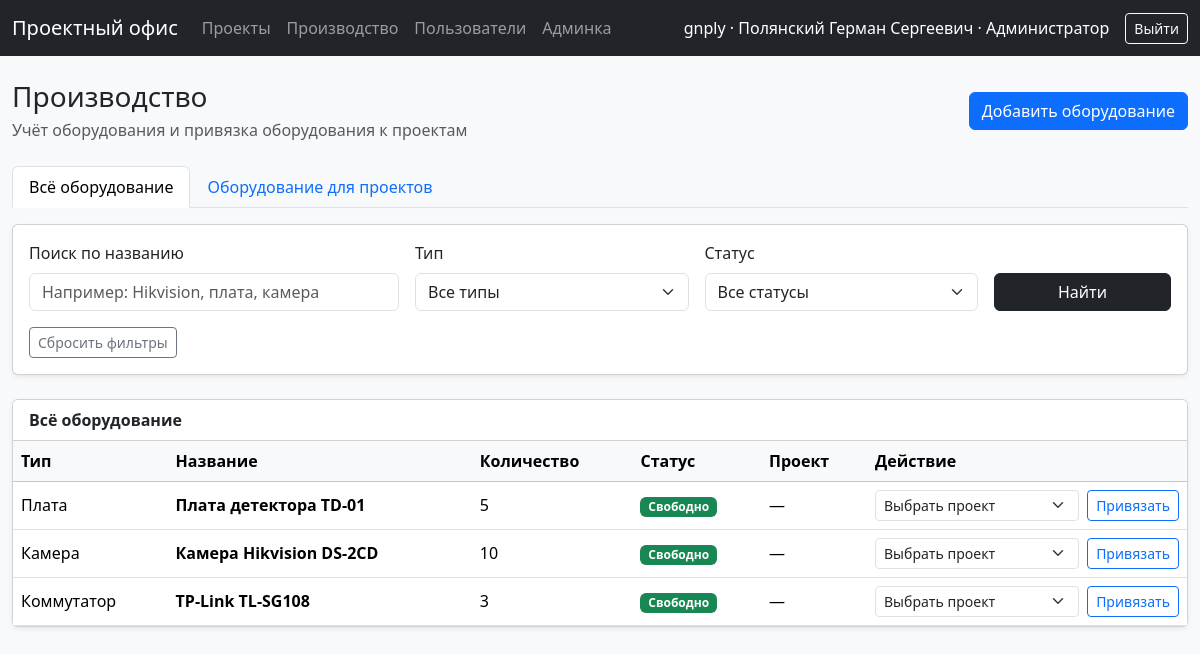
The app's page /production/ (signed in) with its own data.
### accounts/models.py (models this page shows, shortened)
class Profile(models.Model):
    class Role(models.TextChoices):
        ADMIN = "admin", "Администратор"
        PROJECT_MANAGER = "project_manager", "Руководитель проекта"
        IMPLEMENTER = "implementer", "Внедренец"
        ENGINEER = "engineer", "Инженер"
        GUEST = "guest", "Гость"
    user = models.OneToOneField(
        User,
        on_delete=models.CASCADE,
        related_name="profile",
        verbose_name="Пользователь"
    )
    full_name = models.CharField(
        "ФИО",
        max_length=255,
        blank=True
    )
    role = models.CharField(
        "Роль",
        max_length=30,
        choices=Role.choices,
        default=Role.GUEST
    )
    is_blocked = models.BooleanField(
        "Заблокирован",
        default=False
    )
    created_at = models.DateTimeField(
        "Дата создания",
        auto_now_add=True
    )
    class Meta:
        verbose_name = "Профиль пользователя"
        verbose_name_plural = "Профили пользователей"

### equipment/models.py (models this page shows, shortened)
class ProductionEquipment(models.Model):
    class ProductionType(models.TextChoices):
        BOARD = "board", "Плата"
        CAMERA = "camera", "Камера"
        SWITCH = "switch", "Коммутатор"
        POWER_SUPPLY = "power_supply", "БП"
    class Status(models.TextChoices):
        FREE = "free", "Свободно"
        ORDERED = "ordered", "Заказ"
        RESERVED = "reserved", "Бронь"
        ATTACHED = "attached", "Привязано"
    production_type = models.CharField(
        "Тип",
        max_length=30,
        choices=ProductionType.choices
    )
    name = models.CharField(
        "Название",
        max_length=255
    )
    quantity = models.PositiveIntegerField(
        "Количество",
        default=1
    )
    status = models.CharField(
        "Статус",
        max_length=30,
        choices=Status.choices,
        default=Status.FREE
    )
    project = models.ForeignKey(
        "projects.Project",
        on_delete=models.SET_NULL,
        related_name="production_equipment",
        verbose_name="Проект",
        null=True,
        blank=True
    )
    created_at = models.DateTimeField(
        "Дата добавления",
        auto_now_add=True
    )
    class Meta:
        verbose_name = "Оборудование производства"
        verbose_name_plural = "Оборудование производства"
        ordering = ["production_type", "name"]

### projects/views.py (the view)
@login_required
def production_dashboard(request):
    if not can_access_production(request.user):
        messages.error(request, "У вас нет прав на доступ к модулю «Производство».")
        return redirect("project_list")
    equipment_items = ProductionEquipment.objects.select_related("project").all()
    production_type = request.GET.get("production_type")
    status = request.GET.get("status")
    q = request.GET.get("q")
    if production_type:
        equipment_items = equipment_items.filter(production_type=production_type)
    if status:
        equipment_items = equipment_items.filter(status=status)
    if q:
        equipment_items = equipment_items.filter(name__icontains=q)
    projects = (
        Project.objects
        .select_related("city", "status")
        .prefetch_related("equipment_items", "production_equipment")
        .all()
    )
    context = {
        "equipment_items": equipment_items,
        "projects": projects,
        "production_type_choices": ProductionEquipment.ProductionType.choices,
        "status_choices": ProductionEquipment.Status.choices,
    }
    return render(request, "projects/production_dashboard.html", context)

### accounts/permissions.py (called while the page is built)
def is_admin(user):
    return (
        user.is_authenticated
        and (
            user.is_superuser
            or get_user_role(user) == Profile.Role.ADMIN
        )
    )

def can_access_production(user):
    if is_admin(user):
        return True
    if is_engineer(user):
        return True
    return False

### projects/templates/projects/production_dashboard.html (shortened to what this page needs)
{% extends "base.html" %}
{% block content %}
<div class="d-flex justify-content-between align-items-center mb-4">
    <div>
        <h1 class="h3 mb-1">Производство</h1>
        <p class="text-muted mb-0">
            Учёт оборудования и привязка оборудования к проектам
        </p>
    </div>
    <a href="{% url 'add_production_equipment' %}" class="btn btn-primary">
        Добавить оборудование
    </a>
</div>
<ul class="nav nav-tabs mb-3" id="productionTabs" role="tablist">
    <li class="nav-item" role="presentation">
        <button class="nav-link active" id="all-equipment-tab" data-bs-toggle="tab"
                data-bs-target="#all-equipment" type="button" role="tab">
            Всё оборудование
        </button>
    </li>
    <li class="nav-item" role="presentation">
        <button class="nav-link" id="projects-equipment-tab" data-bs-toggle="tab"
                data-bs-target="#projects-equipment" type="button" role="tab">
            Оборудование для проектов
        </button>
    </li>
</ul>
<div class="tab-content">
    <div class="tab-pane fade show active" id="all-equipment" role="tabpanel">
        <div class="card shadow-sm mb-4">
            <div class="card-body">
                <form method="get" class="row g-3">
                    <div class="col-md-4">
                        <label class="form-label">Поиск по названию</label>
                        <input type="text" name="q" value="{{ request.GET.q }}"
                               class="form-control" placeholder="Например: Hikvision, плата, камера">
                    </div>
                    <div class="col-md-3">
                        <label class="form-label">Тип</label>
                        <select name="production_type" class="form-select">
                            <option value="">Все типы</option>
                        </select>
                    </div>
                    <div class="col-md-3">
                        <label class="form-label">Статус</label>
                        <select name="status" class="form-select">
                            <option value="">Все статусы</option>
                        </select>
                    </div>
                    <div class="col-md-2 d-flex align-items-end">
                        <button class="btn btn-dark w-100" type="submit">
                            Найти
                        </button>
                    </div>
                    <div class="col-12">
                        <a href="{% url 'production_dashboard' %}" class="btn btn-outline-secondary btn-sm">
                            Сбросить фильтры
                        </a>
                    </div>
                </form>
            </div>
        </div>
        <div class="card shadow-sm">
            <div class="card-header bg-white">
                <strong>Всё оборудование</strong>
            </div>
            <div class="card-body p-0">
                <table class="table table-hover align-middle mb-0">
                    <thead class="table-light">
                        <tr>
                            <th>Тип</th>
                            <th>Название</th>
                            <th>Количество</th>
                            <th>Статус</th>
                            <th>Проект</th>
                            <th style="width: 320px;">Действие</th>
                        </tr>
                    </thead>
                    <tbody>
                        {% for item in equipment_items %}
                            <tr>
                                <td>{{ item.get_production_type_display }}</td>
                                <td>
                                    <strong>{{ item.name }}</strong>
                                </td>
                                <td>{{ item.quantity }}</td>
                                <td>
                                    {% if item.status == "free" %}
                                        <span class="badge bg-success">{{ item.get_status_display }}</span>
                                    {% elif item.status == "ordered" %}
                                        <span class="badge bg-warning text-dark">{{ item.get_status_display }}</span>
                                    {% elif item.status == "reserved" %}
                                        <span class="badge bg-secondary">{{ item.get_status_display }}</span>
                                    {% elif item.status == "attached" %}
                                        <span class="badge bg-primary">{{ item.get_status_display }}</span>
                                    {% else %}
                                        {{ item.get_status_display }}
                                    {% endif %}
                                </td>
                                <td>
                                    {% if item.project %}
                                        <a href="{% url 'project_detail' item.project.id %}">
                                            {{ item.project.title }}
                                        </a>
                                    {% else %}
                                        —
                                    {% endif %}
                                </td>
                                <td>
                                    {% if item.status == "attached" %}
                                        <a href="{% url 'detach_production_equipment' item.id %}"
                                           class="btn btn-outline-danger btn-sm">
                                            Отвязать
                                        </a>
                                    {% else %}
                                        <form method="post"
                                              action="{% url 'attach_production_equipment' item.id %}"
                                              class="d-flex gap-2">
                                            <select name="project" class="form-select form-select-sm" required>
                                                <option value="">Выбрать проект</option>
                                            </select>
                                            <button class="btn btn-outline-primary btn-sm" type="submit">
                                                Привязать
                                            </button>
                                        </form>
                                    {% endif %}
                                </td>
                            </tr>
                        {% empty %}
                            <tr>
                                <td colspan="6" class="text-center text-muted py-4">
                                    Оборудование производства пока не добавлено
                                </td>
                            </tr>
                        {% endfor %}
                    </tbody>
                </table>
            </div>
        </div>
    </div>
</div>
{% endblock %}

### templates/base.html (shortened to what this page needs)
<!doctype html>
<html lang="ru">
<head>
    <link href="https://cdn.jsdelivr.net/npm/bootstrap@5.3.3/dist/css/bootstrap.min.css" rel="stylesheet">
</head>
<body class="bg-light">
<nav class="navbar navbar-expand-lg navbar-dark bg-dark">
    <div class="container-fluid">
        <a class="navbar-brand" href="{% url 'project_list' %}">
            Проектный офис
        </a>
        <div class="collapse navbar-collapse">
            <ul class="navbar-nav me-auto">
                {% if user.is_authenticated %}
                <li class="nav-item">
                    <a class="nav-link" href="{% url 'project_list' %}">
                        Проекты
                    </a>
                </li>
                {% if user.is_superuser or user.profile.role == "admin" or user.profile.role == "engineer" %}
                <li class="nav-item">
                    <a class="nav-link" href="{% url 'production_dashboard' %}">
                        Производство
                    </a>
                </li>
                {% endif %}
                {% if user.is_superuser or user.profile.role == "admin" %}
                <li class="nav-item">
                    <a class="nav-link" href="{% url 'user_list' %}">
                        Пользователи
                    </a>
                </li>
                <li class="nav-item">
                    <a class="nav-link" href="/admin/">
                        Админка
                    </a>
                </li>
                {% endif %}
                {% endif %}
            </ul>
            {% if user.is_authenticated %}
            <span class="navbar-text text-white me-3">
                    {{ user.username }}
                    {% if user.profile.full_name %}
                        · {{ user.profile.full_name }}
                    {% endif %}
                    {% if user.profile.role %}
                        · {{ user.profile.get_role_display }}
                    {% endif %}
                </span>
            <a class="btn btn-outline-light btn-sm" href="{% url 'logout' %}">
                Выйти
            </a>
            {% else %}
            <a class="btn btn-outline-light btn-sm" href="{% url 'login' %}">
                Войти
            </a>
            {% endif %}
        </div>
    </div>
</nav>
<main class="container-fluid py-4">
    {% block content %}
    {% endblock %}
</main>
</body>
</html>

### records on screen
ProductionEquipment: production_type "Плата", name "Плата детектора TD-01", quantity "5", status "Свободно"
ProductionEquipment: production_type "Камера", name "Камера Hikvision DS-2CD", quantity "10", status "Свободно"
ProductionEquipment: production_type "Коммутатор", name "TP-Link TL-SG108", quantity "3", status "Свободно"

### other values on screen
{{ user.username }} "gnply"
{{ user.profile.full_name }} "Полянский Герман Сергеевич"
{{ user.profile.get_role_display }} "Администратор"
